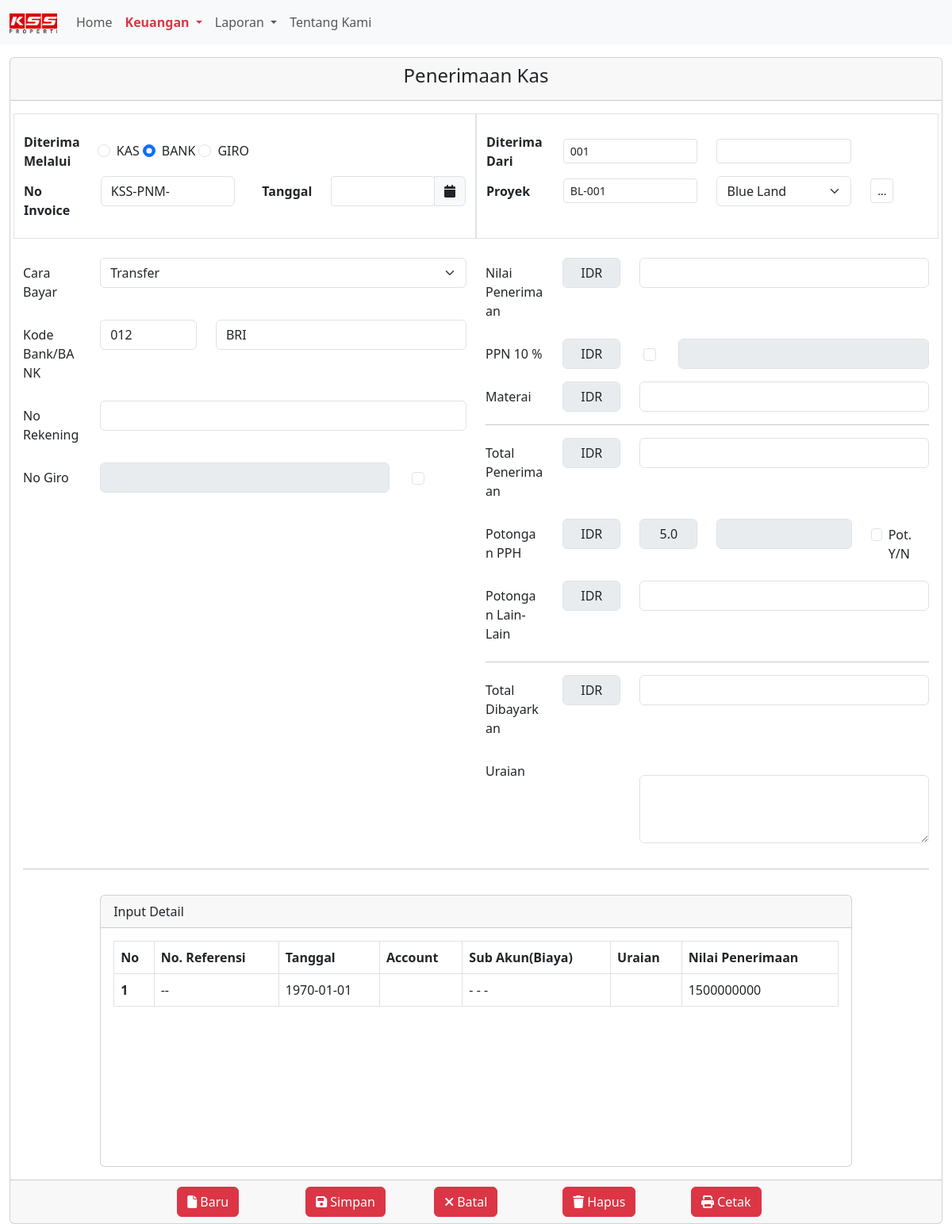
Page /keuangan-penerimaan.php on the earlier database version.
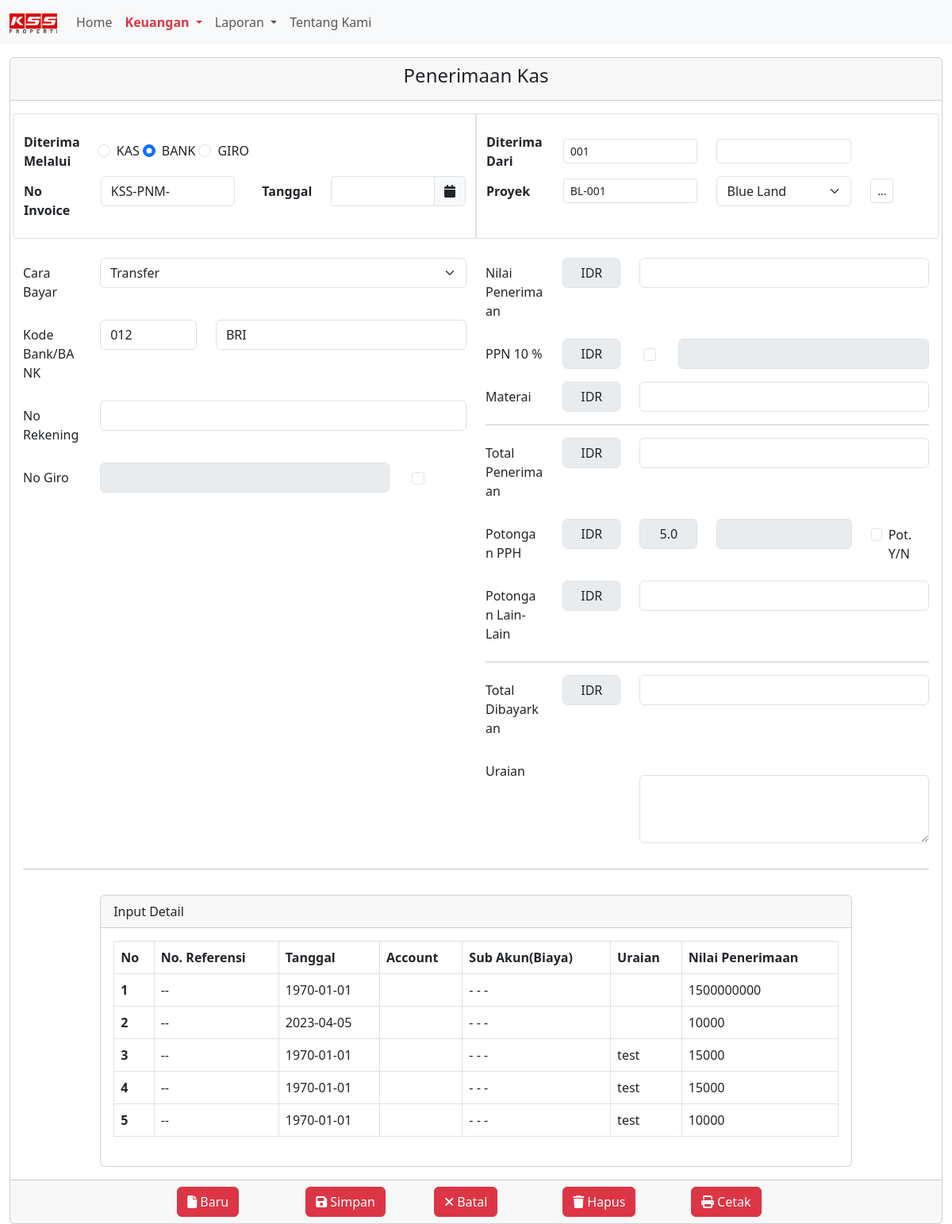
Same page on the later database version.
### tables this page shows
CREATE TABLE `penerimaan_kas` (
  `id` int NOT NULL,
  `payment` varchar(255) NOT NULL,
  `no_invoice` varchar(255) NOT NULL,
  `tanggal` date NOT NULL,
  `caraBayar` varchar(255) NOT NULL,
  `kodeBank` varchar(255) NOT NULL,
  `noRekening` varchar(255) NOT NULL,
  `noGiro` varchar(255) NOT NULL,
  `proyek` varchar(255) NOT NULL,
  `kode_proyek` varchar(255) NOT NULL,
  `nilai_penerimaan` int NOT NULL,
  `ppn` int NOT NULL,
  `materai` int NOT NULL,
  `total_pnrm` int NOT NULL,
  `pot_pph` int DEFAULT NULL,
  `pot_lain` int NOT NULL,
  `total_bayar` int NOT NULL,
  `uraian` varchar(255) NOT NULL
);

### function.php (called while the page is built, shortened)
<?php
require "koneksi.php";
function query($query)
{
    global $conn;
    $result = mysqli_query($conn, $query);
    $rows = [];
    while ($row = mysqli_fetch_assoc($result)) {
        $rows[] = $row;
    }
    return $rows;
}

### keuangan-penerimaan.php (the view, shortened to what the changed rows need)
<?php
require "function.php";
$penerimaan = query("SELECT * FROM penerimaan_kas LEFT JOIN proyek ON penerimaan_kas.proyek = proyek.id");
?>
<!DOCTYPE html>
<html lang="en">
<head>
  <link rel="stylesheet" href="./src/style/global.css" />
  <link rel="stylesheet" href="./src/bootstrap/bootstrap.min.css" />
  <link rel="stylesheet" href="./src/style/all.min.css" />
  <link rel="stylesheet" href="//code.jquery.com/ui/1.13.2/themes/base/jquery-ui.css">
</head>
<body>
  <section class="form-penerimaan">
    <div class="container-fluid">
      <div class="card">
        <form action="" method="POST">
          <div class="card-body">
            <div class="row mt-3">
              <div class="col-10 offset-1">
                <div class="card">
                  <div class="card-body" style="height: 300px; overflow: scroll; ">
                    <table class="table table-bordered">
                      <thead>
                        <tr>
                          <th scope="col">No</th>
                          <th scope="col">No. Referensi</th>
                          <th scope="col">Tanggal</th>
                          <th scope="col">Account</th>
                          <th scope="col">Sub Akun(Biaya)</th>
                          <th scope="col">Uraian</th>
                          <th scope="col">Nilai Penerimaan</th>
                        </tr>
                      </thead>
                      <tbody>
                        <?php foreach ($penerimaan as $i => $row) : ?>
                          <tr>
                            <th scope="row"><?php echo ++$i ?></th>
                            <td> -- </td>
                            <td><?php echo $row['tanggal'] ?></td>
                            <td><?php echo $row['nama_diterima'] ?></td>
                            <td>- - -</td>
                            <td><?php echo $row['uraian'] ?></td>
                            <td><?php echo $row['nilai_penerimaan'] ?></td>
                          </tr>
                        <?php endforeach; ?>
                      </tbody>
                    </table>
                  </div>
                </div>
              </div>
            </div>
          </div>
        </form>
      </div>
    </div>
  </section>
</body>
</html>

Differences in the rows shown:
added penerimaan_kas: tanggal "2023-04-05", nilai_penerimaan "10000"
added penerimaan_kas: tanggal "1970-01-01", uraian "test", nilai_penerimaan "15000"
added penerimaan_kas: tanggal "1970-01-01", uraian "test", nilai_penerimaan "15000"
added penerimaan_kas: tanggal "1970-01-01", uraian "test", nilai_penerimaan "10000"
